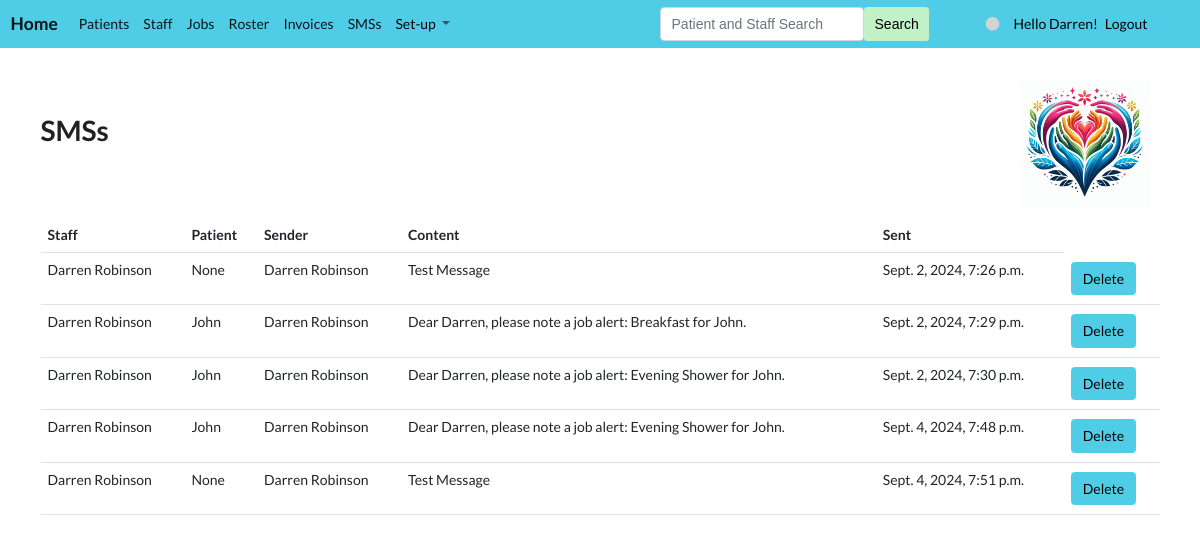
Before: /list/sms (signed in) with the older database file.
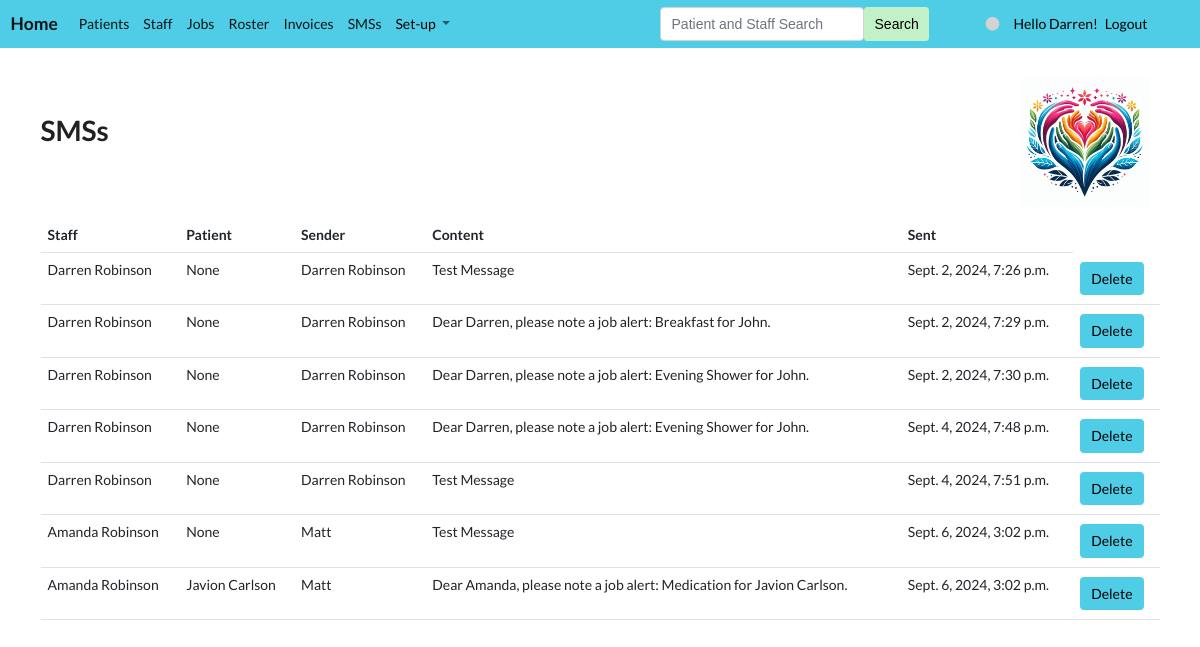
After: the same page with the newer database file.
### app/models.py (models this page shows, shortened)
class SMS(Model):
    model_str = "sms"
    single = "SMS"
    plural = "SMSs"
    has_order = False
    staff = ForeignKey(Staff, blank=True, null=True, related_name="sms_staff", on_delete=SET_NULL)
    patient = ForeignKey(Patient, blank=True, null=True, related_name="sms_patient", on_delete=SET_NULL)
    sender = ForeignKey(Staff, blank=True, null=True, related_name="sms_sender", on_delete=SET_NULL)
    content = TextField(blank=True, null=True)
    date_time_completed = DateTimeField(null=True, blank=True)

class Staff(Model):
    model_str = "staff"
    single = "Staff Member"
    plural = "Staff"
    has_order = True
    name = TextField(max_length=250, null=True, blank=True)
    first_name = TextField(max_length=250, null=True, blank=True)
    last_name = TextField(max_length=250, null=True, blank=True)
    manager = ForeignKey('self', null=True, blank=True, on_delete=SET_NULL)
    order = IntegerField(null=True, blank=True)
    colour_no = IntegerField(null=True, blank=True, default=0)
    active = BooleanField(null=True, blank=True, default=True)
    user = ForeignKey(settings.AUTH_USER_MODEL, null=True, blank=True, on_delete=CASCADE)
    user_type = TextField(null=True, blank=True, choices=STAFF_CHOICES)
    mobile = TextField(null=True, blank=True)
    photo = ImageField(null=True, blank=True, upload_to="images/")
    def __str__(self): return f"{self.name}"
    def colour(self):
        return colours[min(self.colour_no, len(colours) - 1)]

class Patient(Model):
    model_str = "patient"
    single = "Patient"
    plural = "Patients"
    has_order = True
    name = TextField(max_length=250, null=True, blank=True)
    order = IntegerField(null=True, blank=True)
    active = BooleanField(null=True, blank=True, default=True)
    mobile = TextField(null=True, blank=True)
    photo = ImageField(null=True, blank=True, upload_to="images/")
    def __str__(self): return self.name

### app/views.py (the view, shortened to what this page needs)
# urls.py: path("list/<model_str>", list, name="list"),
def list(request, model_str):
    staff, model, form, nav_models, colour = get_info(request, model_str)
    if staff.user_type == "Staff" and model_str == "staff": return redirect('ind', 'staff', staff.id)
    items = model.objects.all()
    if model.has_order: items = items.order_by('order')
    if model == Shift:
        for item in items:
            if not item.start or not item.end: item.save_start_and_end()
        items = model.objects.all()
    if model == Day:
        make_days(14)
        items = items.filter(day__gte=datetime.today(), day__lte=datetime.today() + timedelta(days=15))
        for item in items:
            item.initiate()
    if model == Month: make_months(6)
    if model == File: items = items.order_by('-time_stamp')
    if model == MedicationType: items = items.order_by('category')
    context = {'items': items, 'model': model, 'nav_models': nav_models, 'colour': colour, 'staff': staff}
    if model == Patient:
        p = Paginator(items, 30)
        page = request.GET.get('page')
        context['items'] = p.get_page(page)
    return render(request, f"{model_str}s.html", context)

### app/templates/smss.html
{% extends 'base.html'%}
{% block content %}
<link rel="stylesheet" href="https://cdnjs.cloudflare.com/ajax/libs/font-awesome/5.15.3/css/all.min.css">
<h1>{{ model.plural }}</h1>
<table class="table">
    <tr><th>Staff</th><th>Patient</th><th>Sender</th><th>Content</th><th>Sent</th></tr>
    {% for item in items %}
        <tr>
            <td>{{ item.staff }}</td>
            <td>{{ item.patient }}</td>
            <td>{{ item.sender }}</td>
            <td>{{ item.content }}</td>
            <td>{{ item.date_time_completed }}</td>
        <td>
            <a class="btn btn-care" style="background-color: {{ colour }};" href="{% url 'delete' model.model_str item.id %}">Delete</a>
        </td>
        </tr>
    {% endfor %}
</table>
{% endblock %}

### app/templates/navbar.html (shortened to what this page needs)
<nav class="navbar navbar-light navbar-expand-xl" style="background-color: {{ colour }};">
  <div class="container-fluid">
    <a class="navbar-brand" href="{% url 'home' %}"><b>Home</b></a>
    <ul class="navbar-nav me-auto mb-2 mb-lg-0">
        {% for model in nav_models.0 %}
          <li class="nav-item"><a class="nav-link active" href="{% url 'list' model.model_str %}">{{ model.plural }}</a></li>
        {% endfor %}
        {% if nav_models.1 %}
        <li class="nav-item dropdown">
          <a class="nav-link dropdown-toggle" href="#" id="navbarDropdown" role="button" data-bs-toggle="dropdown" aria-expanded="false">
            <span style="color: black">Set-up</span>
          </a>
        </li>
        {% endif %}
    </ul>
          {% if user.is_authenticated %}
              <form class="d-flex" method="POST" action="{% url 'search' %}">
                <input class="form-control" type="search" placeholder="Patient and Staff Search" name="searched">
                <button class="btn btn-success me-5" style="color: black; background-color: #C2F1C8; border:None" type="submit">Search</button>
              </form>
            {% if request.user.first_name == "Allison" %}
                <span class="nav-item"><a class="nav-link active" href="{% url 'switch_user' 'admin' %}"><i class="fas fa-circle" style="color:lightgrey;"></i></a></span>
            {% elif request.user.first_name == "Matt" %}
                <span class="nav-item"><a class="nav-link active" href="{% url 'switch_user' 'setup' %}"><i class="fas fa-circle" style="color:lightgrey;"></i></a></span>
            {% elif request.user.first_name == "Darren" %}
                <span class="nav-item"><a class="nav-link active" href="{% url 'switch_user' 'staff' %}"><i class="fas fa-circle" style="color:lightgrey;"></i></a></span>
            {% endif %}
            <span class="me-2" style="color: black">Hello {{ request.user.first_name }}!</span>
            <a class="me-5" style="color: black" href="{% url 'custom_logout' %}">Logout</a>
          {% else %}
            <a style="color: black" class="me-5" href="{% url 'signup' %}">Signup</a>
            <a style="color: black" href="{% url 'custom_login' %}">Login</a>
          {% endif %}
  </div>
</nav>

Changed rows visible on the page:
changed SMS "Dear Darren, please note a job alert: Breakfast for John.": patient "John" → "None"
changed SMS "Sept. 2, 2024, 7:30 p.m.": patient "John" → "None"
changed SMS "Sept. 4, 2024, 7:48 p.m.": patient "John" → "None"
added SMS: staff "Amanda Robinson", patient "None", sender "Matt", content "Test Message", date_time_completed "Sept. 6, 2024, 3:02 p.m."
added SMS: staff "Amanda Robinson", patient "Javion Carlson", sender "Matt", content "Dear Amanda, please note a job alert: Medication for Javion Carlson.", date_time_completed "Sept. 6, 2024, 3:02 p.m."
